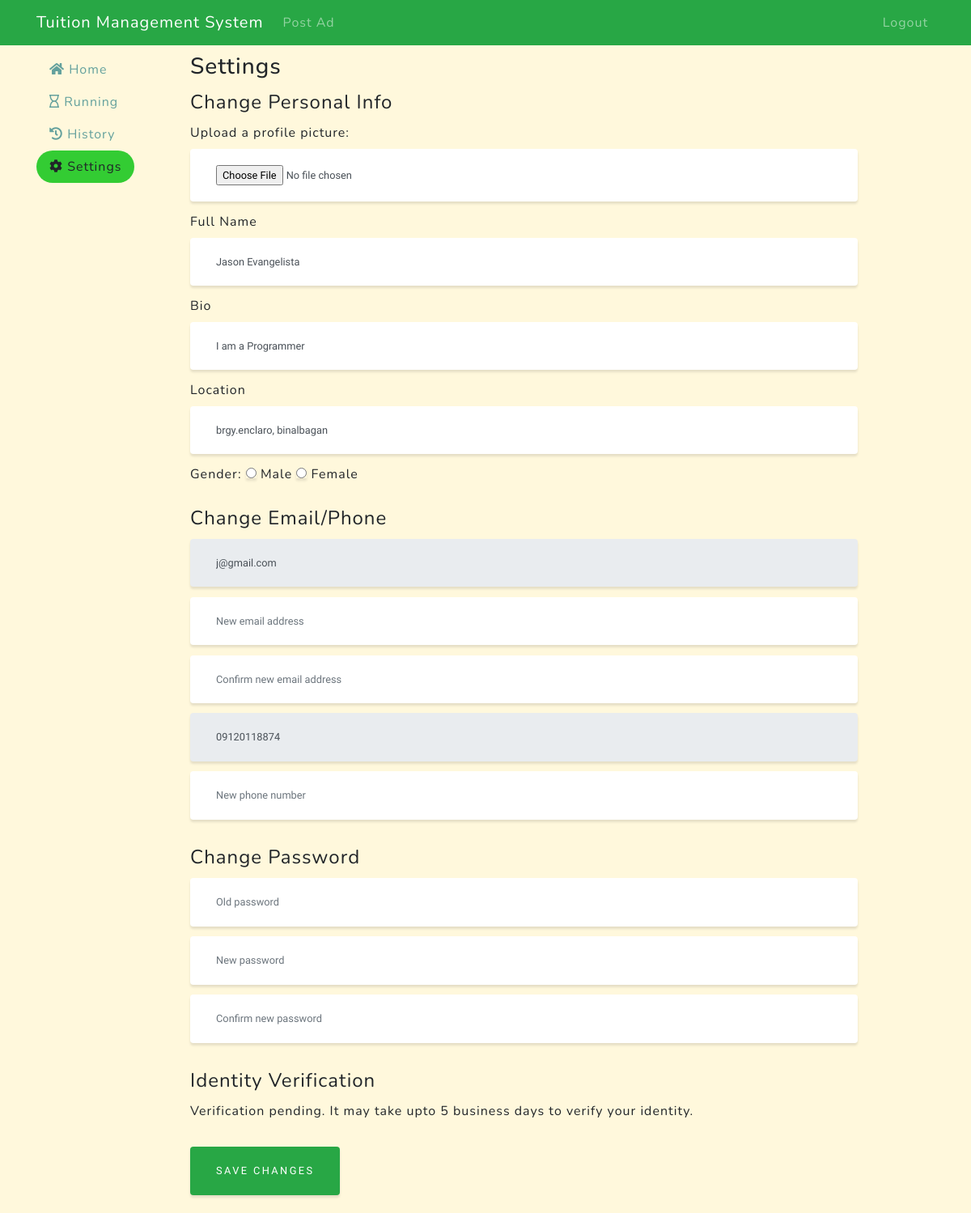
/client/settings/ (signed in), run on the app's committed database.
### users/models.py (models this page shows, shortened)
class User(AbstractBaseUser):
    email = models.EmailField(
        verbose_name='Email address',
        max_length=255,
        unique=True,
    )
    is_active = models.BooleanField(default=True)
    is_admin = models.BooleanField(default=False)
    is_client = models.BooleanField(default=False)
    is_tutor = models.BooleanField(default=False)
    name = models.CharField(max_length=100, null=False, verbose_name='Full name')
    bio = models.CharField(max_length=1000, verbose_name='Bio')
    location = models.CharField(max_length=1000, verbose_name='Location')
    gender = models.CharField(max_length=20, verbose_name='Gender')
    title = models.CharField(max_length=1000, verbose_name='Overview title')  # Overview title
    overview = models.TextField(verbose_name='Overview')
    expertise = models.CharField(max_length=1000, verbose_name='Expertise')
    profile_img = models.TextField(verbose_name='Profile Image', blank=True)
    USERNAME_FIELD = 'email'
    REQUIRED_FIELDS = ['name']
    objects = UserManager()

class Phone(models.Model):
    user = models.ForeignKey(User, on_delete=models.CASCADE)
    phone_no = models.CharField(max_length=20, null=False)

### client/decorators.py (the view)
    def wrapper(request, *args, **kwargs):
        decorated_view_func = login_required(request)
        if not decorated_view_func.user.is_authenticated:
            messages.warning(request, 'Please login first')
            return redirect('login-page')
        if not request.user.is_client:
            return redirect('home-page')
        else:
            return function(request, *args, **kwargs)

### client/templates/client/settings.html (shortened to what this page needs)
{% extends 'client/base_client.html' %}
{% block content %}
    <div class="settings" style="margin: 10px 0;">
      <h3>Settings</h3>
      <form method="post" enctype="multipart/form-data">
        <fieldset class="form-group">
          <legend>Change Personal Info</legend>
          <label for="profile_img">Upload a profile picture: </label>
          <input type="file" name="profile_img" class="form-control" id="profile_img" />
          <label for="full_name">Full Name</label>
          <input type="text" name="full_name" id="full_name" class="form-control" value="{{ user.name }}"
                 placeholder="Enter your full name">
          <label for="bio">Bio</label>
          <input type="text" name="bio" id="bio" class="form-control" value="{{ user.bio }}"
                 placeholder="Describe your expertise in no more than 50 words">
          <label for="location">Location</label>
          <input type="text" name="location" id="location" class="form-control" value="{{ user.location }}"
                 placeholder="Enter your location (ie. Uttara, Dhaka)">
          <label>Gender: </label>
          <input type="radio" name="gender" id="gen_male" value="male"> <label for="gen_male">Male</label>
          <input type="radio" name="gender" id="gen_female" value="female"> <label for="gen_female">Female</label><br>
        </fieldset>
        <fieldset class="form-group">
          <legend>Change Email/Phone</legend>
          <input type="email" name="old_email" id="old_email" class="form-control" value="{{ user.email }}" disabled />
          <input type="email" name="email1" id="email1" class="form-control" placeholder="New email address" />
          <input type="email" name="email2" id="email2" class="form-control" placeholder="Confirm new email address" />
        {% if phone %}
          <input type="text" name="old_phone" id="old_phone" class="form-control" value="{{ phone }}" disabled />
        {% endif %}
          <input type="text" name="phone" id="phone" class="form-control" placeholder="New phone number" />
        </fieldset>
        <fieldset class="form-group">
          <legend>Change Password</legend>
          <input type="password" name="old_password" id="old_password" class="form-control" placeholder="Old password">
          <input type="password" name="password1" id="password1" class="form-control" placeholder="New password" />
          <input type="password" name="password2" id="password2" class="form-control" placeholder="Confirm new password" />
        </fieldset>
        <fieldset class="form-group">
          <legend>Identity Verification</legend>
          {% if not verification %}
          <label for="verification_document">Upload a document for identity verification: </label>
          <input type="file" name="verification_document" class="form-control" id="verification_document" />
          <label for="document_type">What type of document are you uploading?</label>
          <select name="document_type" id="document_type" class="form-control input">
            <option disabled selected>Choose One</option>
            <option value="student_id">Student ID Card</option>
            <option value="nid">National ID Card</option>
            <option value="birth_cert">Birth Certificate</option>
            <option value="passport">Passport</option>
            <option value="driving_license">Driving License</option>
          </select>
          {% else %}
            {% if verification.verified %}
              <p class="text-success"><i class="fa fa-check"></i> Identity is verified using your {{ verification.type }}</p>
            {% else %}
              <p>Verification pending. It may take upto 5 business days to verify your identity.</p>
            {% endif %}
          {% endif %}
        </fieldset>
        <input type="submit" value="Save changes" class="btn btn-success" />
      </form>
    </div>
{% endblock content %}

### data on the page
User: full_name "Jason Evangelista", bio "I am a Programmer", location "brgy.enclaro, binalbagan", old_email "j@gmail.com"
Phone: old_phone "09120118874"
